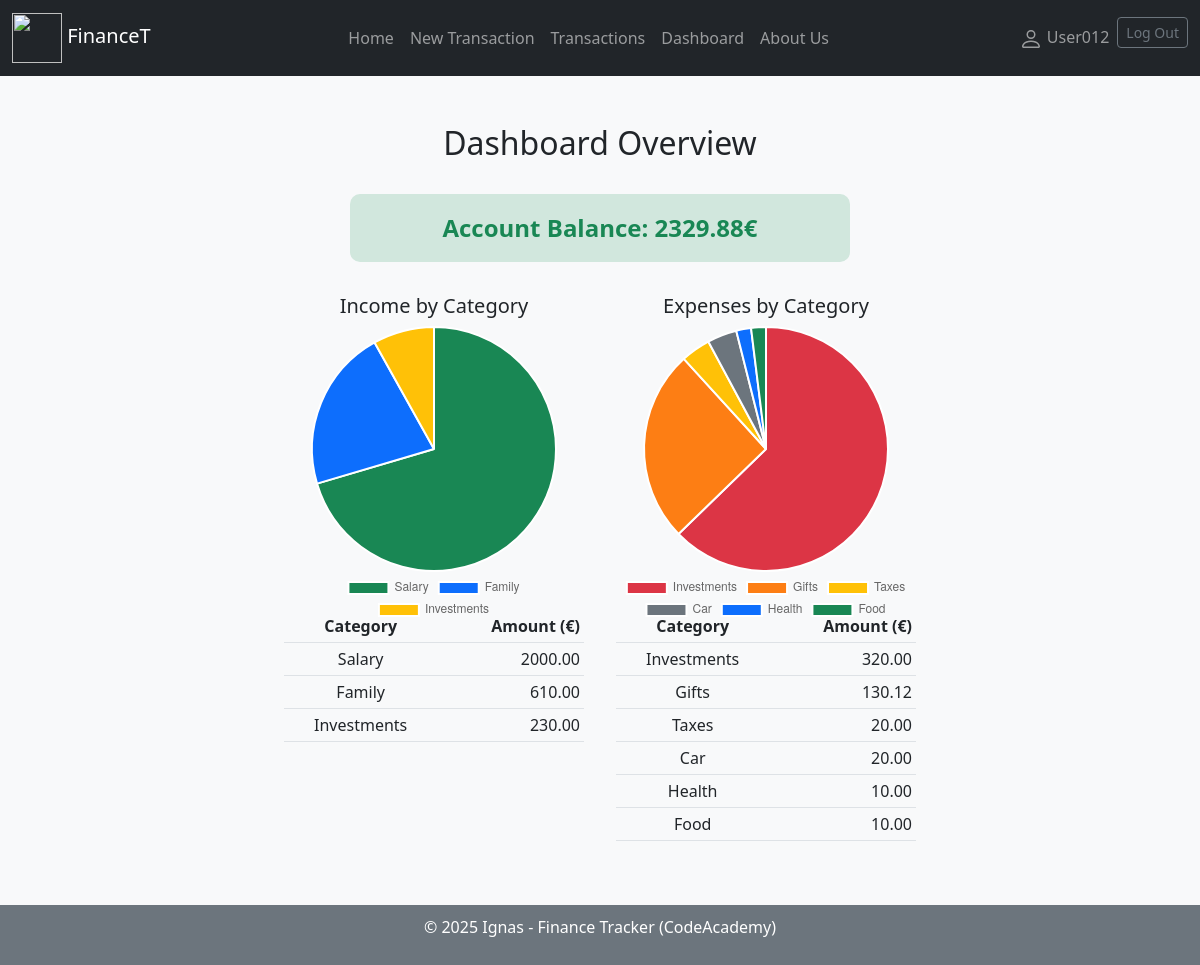
/finance/mydashboard/ (signed in), run on the app's committed database.
### finance_tracker_app/models.py (models this page shows, shortened)
class Category(models.Model):
    TYPE_CHOICES = [
        ('i', 'Income'),
        ('e', 'Expense'),
        ('b', 'Both'),
    ]
    name = models.CharField('Category Name', max_length=200, help_text='Add category')
    category_type = models.CharField(max_length=1, choices=TYPE_CHOICES, default='b')
    class Meta:
        verbose_name = 'Category'
        verbose_name_plural = 'Categories'
        constraints = [
            models.UniqueConstraint(fields=['name', 'category_type'], name='unique_category_type')
        ]

### finance_tracker_app/views.py (the view)
# urls.py: path('mydashboard/', views.dashboard, name='dashboard'),
@login_required
def dashboard(request):
    user = request.user
    income_data_qs = (
        Transaction.objects.filter(client=user, type='i')
        .values('category__name')
        .annotate(total=Sum('amount'))
        .order_by('-total')
    )
    expense_data_qs = (
        Transaction.objects.filter(client=user, type='e')
        .values('category__name')
        .annotate(total=Sum('amount'))
        .order_by('-total')
    )
    income_labels = [item['category__name'] for item in income_data_qs]
    income_totals = [float(item['total']) for item in income_data_qs]
    expense_labels = [item['category__name'] for item in expense_data_qs]
    expense_totals = [float(item['total']) for item in expense_data_qs]
    income_data = [(item['category__name'], round(item['total'], 2)) for item in income_data_qs]
    expense_data = [(item['category__name'], round(item['total'], 2)) for item in expense_data_qs]
    total_income = sum(income_totals)
    total_expenses = sum(expense_totals)
    balance = round(total_income - total_expenses, 2)
    context = {
        'income_labels': income_labels,
        'income_totals': income_totals,
        'expense_labels': expense_labels,
        'expense_totals': expense_totals,
        'income_data': income_data,
        'expense_data': expense_data,
        'balance': balance,
    }
    return render(request, 'user_dashboard.html', context)

### finance_tracker_app/templates/user_dashboard.html (shortened to what this page needs)
{% extends "base.html" %}
{% load static %}
{% block content %}
<div class="container py-5">
  <h2 class="mb-4 text-center">Dashboard Overview</h2>
  <div class="balance-box">
    Account Balance: <strong>{{ balance }}€</strong>
  </div>
  <div class="charts-wrapper">
    <div class="text-center">
      <div class="chart-container">
        <h5 class="text-center">Income by Category</h5>
        <canvas id="incomeChart"></canvas>
      </div>
      <table class="table table-sm summary-table">
        <thead>
          <tr>
            <th>Category</th>
            <th class="text-end">Amount (€)</th>
          </tr>
        </thead>
        <tbody>
          {% for label, total in income_data %}
          <tr>
            <td>{{ label }}</td>
            <td class="text-end">{{ total }}</td>
          </tr>
          {% endfor %}
        </tbody>
      </table>
    </div>
    <div class="text-center">
      <div class="chart-container">
        <h5 class="text-center">Expenses by Category</h5>
        <canvas id="expenseChart"></canvas>
      </div>
      <table class="table table-sm summary-table">
        <thead>
          <tr>
            <th>Category</th>
            <th class="text-end">Amount (€)</th>
          </tr>
        </thead>
        <tbody>
          {% for label, total in expense_data %}
          <tr>
            <td>{{ label }}</td>
            <td class="text-end">{{ total }}</td>
          </tr>
          {% endfor %}
        </tbody>
      </table>
    </div>
  </div>
</div>
<script>
  window.onload = function() {
    const incomeCtx = document.getElementById('incomeChart').getContext('2d');
    new Chart(incomeCtx, {
      type: 'pie',
      data: {
        labels: {{ income_labels|safe }},
        datasets: [{
          data: {{ income_totals|safe }},
          backgroundColor: [
            '#198754', '#0d6efd', '#ffc107', '#dc3545', '#6f42c1', '#fd7e14'
          ],
        }]
      },
      options: {
        responsive: true,
        maintainAspectRatio: false,
        plugins: { legend: { position: 'bottom' } }
      }
    });
    const expenseCtx = document.getElementById('expenseChart').getContext('2d');
    new Chart(expenseCtx, {
      type: 'pie',
      data: {
        labels: {{ expense_labels|safe }},
        datasets: [{
          data: {{ expense_totals|safe }},
          backgroundColor: [
            '#dc3545', '#fd7e14', '#ffc107', '#6c757d', '#0d6efd', '#198754'
          ],
        }]
      },
      options: {
        responsive: true,
        maintainAspectRatio: false,
        plugins: { legend: { position: 'bottom' } }
      }
    });
  };
</script>
{% endblock %}

### finance_tracker_app/templates/base.html (shortened to what this page needs)
<!DOCTYPE html>
<html lang="en">
<head>
    <link rel="stylesheet" href="https://cdn.jsdelivr.net/npm/bootstrap@5.2.3/dist/css/bootstrap.min.css"
>
    {% load static %}
    <link rel="stylesheet" href="{% static 'css/styles.css' %}">
</head>
<body>
<header>
    <nav class="navbar navbar-expand-lg navbar-dark bg-dark">
        <div class="container-fluid">
            <a class="navbar-brand" href="{% url 'index' %}">
                <img src="{% static 'images/web_logo.png' %}" width="50" height="50">
                FinanceT
            </a>
            <ul class="navbar-nav mx-2">
                <li class="nav-item active"><a class="nav-link" href="{% url 'index' %}">Home</a></li>
                {% if user.is_authenticated %}
                <li class="nav-item"><a class="nav-link" href="{% url 'my-transaction-new' %}">New Transaction</a></li>
                <li class="nav-item"><a class="nav-link" href="{% url 'my-transactions' %}">Transactions</a></li>
                <li class="nav-item"><a class="nav-link" href="{% url 'dashboard' %}">Dashboard</a></li>
                {% else %}
                <li class="nav-item active"><a class="nav-link" href="{% url 'login'%}">Transactions</a></li>
                {% endif %}
                <li class="nav-item active"><a class="nav-link" href="{% url 'about' %}">About Us</a></li>
            </ul>
            <ul class="navbar-nav my-2 form-inline">
                {% if user.is_authenticated %}
                <li class="nav-item"><a class="nav-link" href="{% url 'profile' %}">
                    {{ user.get_username }}</a></li>
                <li class="nav-item">
                    <form method="post" action="{% url 'logout' %}">
                        <button class="btn btn-outline-secondary btn-sm" type="submit">Log Out</button>
                    </form>
                </li>
                {% else %}
                <li class="nav-item"><a class="nav-link" href="{% url 'login'%}">Log In</a></li>
                <li class="nav-item"><a class="nav-link" href="{% url 'register'%}">Sign Up</a></li>
                {% endif %}
            </ul>
        </div>
    </nav>
</header>
<main class="content bg-light">
    <div class="mx-2">
        {% block content %}
        {% endblock %}
    </div>
</main>
<footer class="bg-secondary text-white">
    <p>© 2025 Ignas - Finance Tracker (CodeAcademy)</p>
</footer>
</body>
</html>

### finance_tracker_app/static/css/styles.css (style rules this page uses)
html, body { height: 100%; margin: 0; display: flex; flex-direction: column; }
.content { flex: 1; }
footer { padding: 10px; text-align: center; }

### data on the page
Category: name "Salary", total "2000.00"
Category: name "Family", total "610.00"
Category: name "Investments", total "230.00", total "320.00"
Category: name "Gifts", total "130.12"
Category: name "Taxes", total "20.00"
Category: name "Car", total "20.00"
Category: name "Health", total "10.00"
Category: name "Food", total "10.00"

### other printed values
{{ user.get_username }} "User012"
{{ balance }} "2329.88"
chart data {{ income_labels|safe }} ['Salary', 'Family', 'Investments']
chart data {{ income_totals|safe }} [2000.0, 610.0, 230.0]
chart data {{ expense_labels|safe }} ['Investments', 'Gifts', 'Taxes', 'Car', 'Health', 'Food']
chart data {{ expense_totals|safe }} [320.0, 130.12, 20.0, 20.0, 10.0, 10.0]
